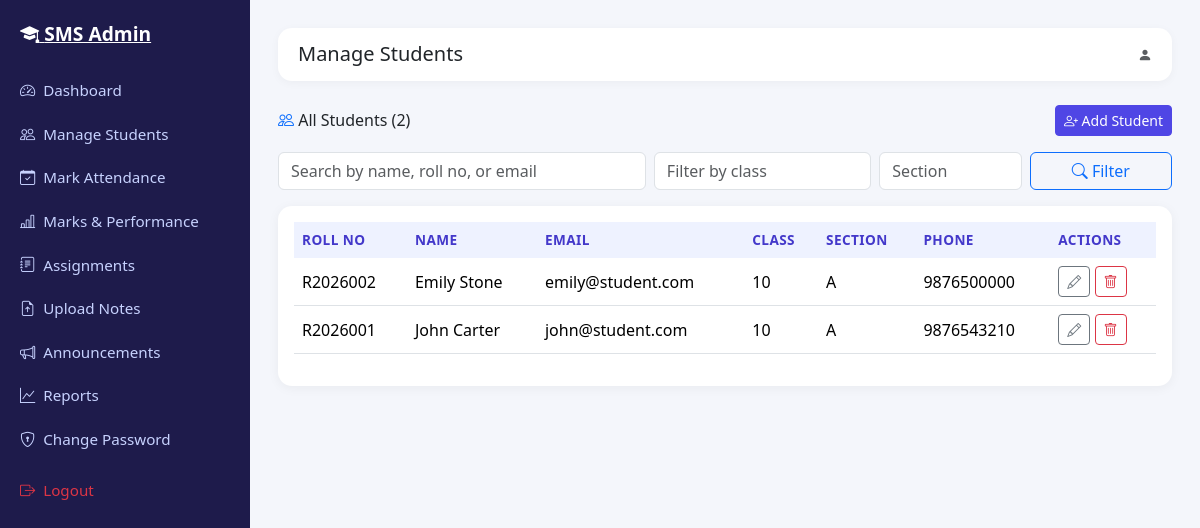
Screenshot of /views/admin/manage_students.php with the database file from the repository.
### tables this page shows
CREATE TABLE students (
    id              INT UNSIGNED AUTO_INCREMENT PRIMARY KEY,
    user_id         INT UNSIGNED NOT NULL,
    roll_no         VARCHAR(20)  NOT NULL UNIQUE,
    class           VARCHAR(20)  NOT NULL,
    section         VARCHAR(10)  DEFAULT NULL,
    phone           VARCHAR(20)  DEFAULT NULL,
    address         VARCHAR(255) DEFAULT NULL,
    dob             DATE         DEFAULT NULL,
    gender          ENUM('Male','Female','Other') DEFAULT NULL,
    profile_pic     VARCHAR(255) DEFAULT 'default.png',
    admission_date  DATE         DEFAULT NULL,
    created_at      TIMESTAMP    NOT NULL DEFAULT CURRENT_TIMESTAMP,
    CONSTRAINT fk_students_user FOREIGN KEY (user_id) REFERENCES users(id) ON DELETE CASCADE
);

CREATE TABLE users (
    id            INT UNSIGNED AUTO_INCREMENT PRIMARY KEY,
    name          VARCHAR(100)        NOT NULL,
    email         VARCHAR(150)        NOT NULL UNIQUE,
    password      VARCHAR(255)        NOT NULL,           
    role          ENUM('student','admin') NOT NULL DEFAULT 'student',
    status        ENUM('active','inactive') NOT NULL DEFAULT 'active',
    created_at    TIMESTAMP           NOT NULL DEFAULT CURRENT_TIMESTAMP,
    updated_at    TIMESTAMP           NOT NULL DEFAULT CURRENT_TIMESTAMP ON UPDATE CURRENT_TIMESTAMP
);

### core/Database.php (called while the page is built, shortened)
<?php
class Database
{
    private static ?PDO $instance = null;
    public static function getConnection(): PDO
    {
        if (self::$instance === null) {
            $dsn = 'mysql:host=' . DB_HOST . ';dbname=' . DB_NAME . ';charset=' . DB_CHARSET;
            $options = [
                PDO::ATTR_ERRMODE            => PDO::ERRMODE_EXCEPTION,
                PDO::ATTR_DEFAULT_FETCH_MODE => PDO::FETCH_ASSOC,
                PDO::ATTR_EMULATE_PREPARES   => false,
            ];
            try {
                self::$instance = new PDO($dsn, DB_USER, DB_PASS, $options);
            } catch (PDOException $e) {
                die('Database connection failed: ' . htmlspecialchars($e->getMessage()));
            }
        }
        return self::$instance;
    }
}

### core/Validator.php (called while the page is built, shortened)
<?php
class Validator
{
    public static function sanitize(?string $value): string
    {
        return htmlspecialchars(trim($value ?? ''), ENT_QUOTES, 'UTF-8');
    }
}

### models/Student.php (called while the page is built, shortened)
<?php
class Student
{
    private PDO $db;
    public function __construct()
    {
        $this->db = Database::getConnection();
    }
    public function getAll(string $search = '', string $class = '', string $section = ''): array
    {
        $sql = 'SELECT s.*, u.name, u.email, u.status FROM students s
                JOIN users u ON u.id = s.user_id WHERE 1=1';
        $params = [];
        $sql .= ' ORDER BY u.name ASC';
        $stmt = $this->db->prepare($sql);
        $stmt->execute($params);
        return $stmt->fetchAll();
    }
}

### views/admin/manage_students.php (the view, shortened to what this page needs)
<?php
$pageTitle = 'Manage Students';
require ROOT_PATH . '/views/layouts/header.php';
$studentModel = new Student();
$search  = Validator::sanitize($_GET['search'] ?? '');
$class   = Validator::sanitize($_GET['class'] ?? '');
$section = Validator::sanitize($_GET['section'] ?? '');
$students = $studentModel->getAll($search, $class, $section);
?>
<div class="d-flex">
  <?php require ROOT_PATH . '/views/layouts/sidebar_admin.php'; ?>
  <div class="app-content flex-grow-1">
    <?php require ROOT_PATH . '/views/layouts/topbar.php'; ?>
    <div class="d-flex justify-content-between align-items-center mb-3">
      <h6 class="mb-0"><i class="bi bi-people text-primary"></i> All Students (<?= count($students) ?>)</h6>
      <button class="btn btn-primary btn-sm" data-bs-toggle="modal" data-bs-target="#addStudentModal">
        <i class="bi bi-person-plus"></i> Add Student
      </button>
    </div>
    <form class="row g-2 mb-3" method="GET" action="<?= BASE_URL ?>index.php">
      <div class="col-md-5">
        <input type="text" class="form-control" name="search" placeholder="Search by name, roll no, or email" value="<?= htmlspecialchars($search) ?>">
      </div>
      <div class="col-md-3">
        <input type="text" class="form-control" name="class" placeholder="Filter by class" value="<?= htmlspecialchars($class) ?>">
      </div>
      <div class="col-md-2">
        <input type="text" class="form-control" name="section" placeholder="Section" value="<?= htmlspecialchars($section) ?>">
      </div>
      <div class="col-md-2">
        <button class="btn btn-outline-primary w-100"><i class="bi bi-search"></i> Filter</button>
      </div>
    </form>
    <div class="card p-3">
      <div class="table-responsive">
        <table class="table table-hover align-middle">
          <thead><tr><th>Roll No</th><th>Name</th><th>Email</th><th>Class</th><th>Section</th><th>Phone</th><th>Actions</th></tr></thead>
          <tbody>
          <?php if (empty($students)): ?>
            <tr><td colspan="7" class="text-center text-muted">No students found.</td></tr>
          <?php else: foreach ($students as $s): ?>
            <tr>
              <td><?= htmlspecialchars($s['roll_no']) ?></td>
              <td><?= htmlspecialchars($s['name']) ?></td>
              <td><?= htmlspecialchars($s['email']) ?></td>
              <td><?= htmlspecialchars($s['class']) ?></td>
              <td><?= htmlspecialchars($s['section'] ?? '-') ?></td>
              <td><?= htmlspecialchars($s['phone'] ?? '-') ?></td>
              <td>
                <button class="btn btn-sm btn-outline-secondary" data-bs-toggle="modal" data-bs-target="#editModal<?= $s['id'] ?>"><i class="bi bi-pencil"></i></button>
                <a href="<?= BASE_URL ?>action.php?controller=Admin&action=deleteStudent&id=<?= $s['id'] ?>" class="btn btn-sm btn-outline-danger confirm-delete"><i class="bi bi-trash"></i></a>
              </td>
            </tr>
          <?php endforeach; endif; ?>
          </tbody>
        </table>
      </div>
    </div>
  </div>
</div>
<?php require ROOT_PATH . '/views/layouts/footer.php'; ?>

### views/layouts/header.php (shortened to what this page needs)
<?php
$pageTitle = $pageTitle ?? 'Student Management System';
?>
<!DOCTYPE html>
<html lang="en">
<head>
  <link href="https://cdn.jsdelivr.net/npm/bootstrap@5.3.3/dist/css/bootstrap.min.css" rel="stylesheet">
  <link href="https://cdn.jsdelivr.net/npm/bootstrap-icons@1.11.3/font/bootstrap-icons.css" rel="stylesheet">
  <link href="<?= BASE_URL ?>assets/css/style.css" rel="stylesheet">
</head>
<body>

### views/layouts/sidebar_admin.php
<?php
$current = $_GET['page'] ?? '';
$links = [
    'admin_dashboard'       => ['bi-speedometer2', 'Dashboard'],
    'admin_manage_students' => ['bi-people', 'Manage Students'],
    'admin_attendance'      => ['bi-calendar-check', 'Mark Attendance'],
    'admin_marks'           => ['bi-bar-chart-line', 'Marks & Performance'],
    'admin_assignments'     => ['bi-journal-text', 'Assignments'],
    'admin_notes'           => ['bi-file-earmark-arrow-up', 'Upload Notes'],
    'admin_announcements'   => ['bi-megaphone', 'Announcements'],
    'admin_reports'         => ['bi-graph-up', 'Reports'],
    'admin_change_password' => ['bi-shield-lock', 'Change Password'],
];
?>
<nav class="app-sidebar">
  <a href="<?= BASE_URL ?>index.php?page=admin_dashboard" class="brand">
    <i class="bi bi-mortarboard-fill"></i> SMS Admin
  </a>
  <ul class="nav flex-column">
    <?php foreach ($links as $key => [$icon, $label]): ?>
      <li class="nav-item">
        <a class="nav-link <?= $current === $key ? 'active' : '' ?>" href="<?= BASE_URL ?>index.php?page=<?= $key ?>">
          <i class="bi <?= $icon ?> me-2"></i><?= $label ?>
        </a>
      </li>
    <?php endforeach; ?>
    <li class="nav-item mt-2">
      <a class="nav-link text-danger" href="<?= BASE_URL ?>action.php?controller=Auth&action=logout">
        <i class="bi bi-box-arrow-right me-2"></i>Logout
      </a>
    </li>
  </ul>
</nav>

### views/layouts/topbar.php (shortened to what this page needs)
<div class="app-topbar">
  <div class="d-flex align-items-center gap-3">
    <h5 class="mb-0"><?= htmlspecialchars($pageTitle ?? '') ?></h5>
  </div>
  <div class="d-flex align-items-center gap-2">
    <span class="text-muted small d-none d-sm-inline">
      <i class="bi bi-person-fill"></i> <?= htmlspecialchars(Session::get('name') ?? '') ?>
    </span>
  </div>
</div>

### views/layouts/footer.php (shortened to what this page needs)
</body>
</html>

### assets/css/style.css (style rules this page uses)
:root { --sms-primary: #4f46e5; --sms-primary-dark: #4338ca; --sms-accent: #06b6d4; --sms-bg: #f4f6fb; --sms-sidebar-bg: #1e1b4b; --sms-sidebar-hover: #312e81; --sms-radius: 14px; }
body { background-color: var(--sms-bg); font-family: 'Segoe UI', Roboto, Arial, sans-serif; }
.app-sidebar { min-height: 100vh; width: 250px; background: var(--sms-sidebar-bg); color: #e0e7ff; position: fixed; top: 0; left: 0; padding-top: 1.25rem; transition: transform 0.25s ease; z-index: 1030; }
.app-sidebar .brand { color: #fff; font-weight: 700; font-size: 1.2rem; padding: 0 1.25rem 1.25rem; display: block; }
.app-sidebar .nav-link { color: #c7d2fe; padding: 0.65rem 1.25rem; border-radius: 0; font-size: 0.95rem; }
.app-content { margin-left: 250px; padding: 1.75rem; min-height: 100vh; }
.app-topbar { background: #fff; border-radius: var(--sms-radius); padding: 0.9rem 1.25rem; box-shadow: 0 2px 10px rgba(0, 0, 0, 0.04); margin-bottom: 1.5rem; display: flex; align-items: center; justify-content: space-between; }
.card { border: none; border-radius: var(--sms-radius); box-shadow: 0 2px 12px rgba(0, 0, 0, 0.05); }
.table thead th { background: #eef2ff; border-bottom: none; font-size: 0.85rem; text-transform: uppercase; letter-spacing: 0.03em; color: #4338ca; }
.btn-primary { background-color: var(--sms-primary); border-color: var(--sms-primary); }

### rows the page displays
students: roll_no "R2026002", user.name "Emily Stone", user.email "emily@student.com", class "10", section "A", phone "9876500000"
students: roll_no "R2026001", user.name "John Carter", user.email "john@student.com", class "10", section "A", phone "9876543210"

### other values shown
$label "Dashboard"
$label "Manage Students"
$label "Mark Attendance"
$label "Marks & Performance"
$label "Assignments"
$label "Upload Notes"
$label "Announcements"
$label "Reports"
$label "Change Password"
$pageTitle "Manage Students"
count($students) "2"
